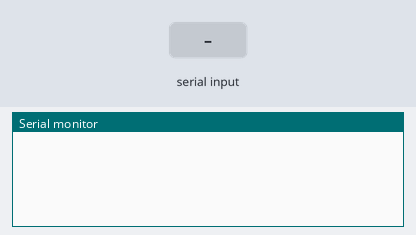
The sketch below on a simulated Arduino Uno, built with avr-gcc and run on an emulated ATmega328P. On the bench: the last lines printed to the serial monitor. The inputs (shaded band) are chosen by the test bench.

Above: at 1.2 s.
1.3 s: "send\n" received over Serial
At 1.38 s:
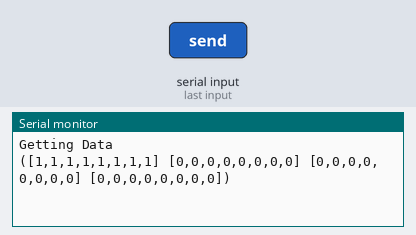
At 2.1 s:
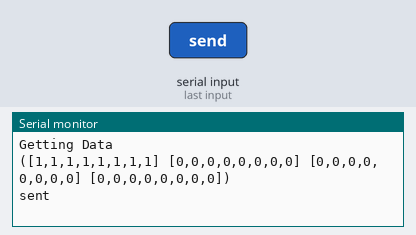

The sketch:

test.ino
```cpp
char my2dArray[4][8]={{'0','0','0','0','0','0','0','0'},
                       {'0','0','0','0','0','0','0','0'},
                        {'0','0','0','0','0','0','0','0'},
                         {'0','0','0','0','0','0','0','0'}};
String Data;
bool received = false;
String msg = "";

void setup() {
  Serial.begin(9600);

}

void Dataline()
{
        Data = "([";
      for(int j=0; j<4;j++){
        for (int i=0; i <7; i++){
        String data = String(my2dArray[j][i]);
        Data = Data + data + ",";
        }
        String data = String(my2dArray[j][7]);
        Data = Data + data;
        Data = (j!=3)? Data + "] [": Data;
      }

        Data = Data + "])";
        received = true;


}

void switchinput()
{
  Serial.println("Getting Data");
  if (my2dArray[0][7] == '0'){
  for(int i=0; i <8; i++){
    my2dArray[0][i] = '1';
    }
  }
  else if (my2dArray[0][7] == '1'){
  for(int i=0; i <8; i++){
    my2dArray[0][i] = '0';
    }
  }

}


void loop() {
  if (Serial.available() > 0) {

   msg = Serial.readStringUntil('\n');

  }

  if (msg == "send") {

    msg = "";

    switchinput();

    Dataline();
    if (received){
      received = false;
    Serial.println(Data);
    Serial.println("sent");
    }
    delay(500);

  }

}
```

Measured:
- after the input at 1.3 s, the serial monitor: prints a new line at once (image 1)
